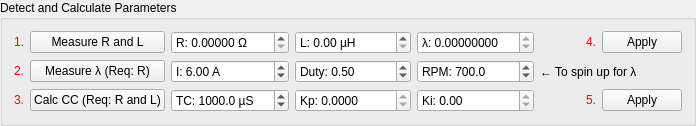
               <widget class="QGroupBox" name="groupBox_44">
                <property name="toolTip">
                 <string>&lt;html&gt;&lt;head/&gt;&lt;body&gt;&lt;p&gt;&lt;span style=&quot; font-weight:600;&quot;&gt;Detect and Calculate Parameters&lt;/span&gt; = to detect the right parameters for FOC you need to do a motor detection. Press the Buttons in the order of the red numbers. The two Measure processes need a little time. So just wait for 30 seconds after you pressed one of those Buttons.&lt;/p&gt;&lt;p&gt;When the last &amp;quot;Apply&amp;quot; Button is pressed you need to press the &amp;quot;Write configuration&amp;quot; Button to write the values to the VESC.&lt;br/&gt;&lt;br/&gt;ATTENTION: The remote needs to be disabled in the Application Tab. Otherwise the motor detection gets disturbed.&lt;/p&gt;&lt;/body&gt;&lt;/html&gt;</string>
                </property>
                <property name="title">
                 <string>Detect and Calculate Parameters</string>
                </property>
                <layout class="QGridLayout" name="gridLayout_45">
                 <item row="0" column="5">
                  <spacer name="horizontalSpacer_29">
                   <property name="orientation">
                    <enum>Qt::Horizontal</enum>
                   </property>
                   <property name="sizeHint" stdset="0">
                    <size>
                     <width>40</width>
                     <height>20</height>
                    </size>
                   </property>
                  </spacer>
                 </item>
                 <item row="3" column="2">
                  <widget class="QDoubleSpinBox" name="mcconfFocCalcCCTcBox">
                   <property name="prefix">
                    <string>TC: </string>
                   </property>
                   <property name="suffix">
                    <string> µS</string>
                   </property>
                   <property name="decimals">
                    <number>1</number>
                   </property>
                   <property name="maximum">
                    <double>100000.000000000000000</double>
                   </property>
                   <property name="singleStep">
                    <double>10.000000000000000</double>
                   </property>
                   <property name="value">
                    <double>1000.000000000000000</double>
                   </property>
                  </widget>
                 </item>
                 <item row="2" column="1">
                  <widget class="QPushButton" name="mcconfFocMeasureLinkageButton">
                   <property name="toolTip">
                    <string>&lt;html&gt;&lt;head/&gt;&lt;body&gt;&lt;p&gt;Spin up the motor using BLDC delay commutation and measure the flux linkage. The motor resistance is required to compensate for load, so it should be measured or entered first.&lt;/p&gt;&lt;/body&gt;&lt;/html&gt;</string>
                   </property>
                   <property name="text">
                    <string>Measure λ (Req: R)</string>
                   </property>
                  </widget>
                 </item>
                 <item row="0" column="1">
                  <widget class="QPushButton" name="mcconfFocMeasureRLButton">
                   <property name="toolTip">
                    <string>Measure the motor resistance and inductance.</string>
                   </property>
                   <property name="text">
                    <string>Measure R and L</string>
                   </property>
                  </widget>
                 </item>
                 <item row="0" column="2">
                  <widget class="QDoubleSpinBox" name="mcconfFocDetectRBox">
                   <property name="prefix">
                    <string>R: </string>
                   </property>
                   <property name="suffix">
                    <string> Ω</string>
                   </property>
                   <property name="decimals">
                    <number>5</number>
                   </property>
                   <property name="maximum">
                    <double>1000.000000000000000</double>
                   </property>
                   <property name="singleStep">
                    <double>0.001000000000000</double>
                   </property>
                  </widget>
                 </item>
                 <item row="0" column="3">
                  <widget class="QDoubleSpinBox" name="mcconfFocDetectLBox">
                   <property name="prefix">
                    <string>L: </string>
                   </property>
                   <property name="suffix">
                    <string> µH</string>
                   </property>
                   <property name="maximum">
                    <double>100000.000000000000000</double>
                   </property>
                  </widget>
                 </item>
                 <item row="0" column="7">
                  <widget class="QPushButton" name="mcconfFocApplyRLLambdaButton">
                   <property name="text">
                    <string>Apply</string>
                   </property>
                  </widget>
                 </item>
                 <item row="3" column="1">
                  <widget class="QPushButton" name="mcconfFocCalcCCButton">
                   <property name="toolTip">
                    <string>&lt;html&gt;&lt;head/&gt;&lt;body&gt;&lt;p&gt;Calculate Kp and Ki for the current control loop based on the motor resistance and inductance, and a desired time constant (TC) of the system.&lt;/p&gt;&lt;/body&gt;&lt;/html&gt;</string>
                   </property>
                   <property name="text">
                    <string>Calc CC (Req: R and L)</string>
                   </property>
                  </widget>
                 </item>
                 <item row="3" column="7">
                  <widget class="QPushButton" name="mcconfFocCalcCCApplyButton">
                   <property name="text">
                    <string>Apply</string>
                   </property>
                  </widget>
                 </item>
                 <item row="0" column="4">
                  <widget class="QDoubleSpinBox" name="mcconfFocDetectLinkageBox">
                   <property name="readOnly">
                    <bool>true</bool>
                   </property>
                   <property name="prefix">
                    <string>λ: </string>
                   </property>
                   <property name="decimals">
                    <number>8</number>
                   </property>
                   <property name="maximum">
                    <double>100.000000000000000</double>
                   </property>
                   <property name="singleStep">
                    <double>0.000100000000000</double>
                   </property>
                   <property name="value">
                    <double>0.000000000000000</double>
                   </property>
                  </widget>
                 </item>
                 <item row="3" column="4">
                  <widget class="QDoubleSpinBox" name="mcconfFocCalcKiBox">
                   <property name="readOnly">
                    <bool>true</bool>
                   </property>
                   <property name="prefix">
                    <string>Ki: </string>
                   </property>
                   <property name="maximum">
                    <double>100000.000000000000000</double>
                   </property>
                  </widget>
                 </item>
                 <item row="3" column="3">
                  <widget class="QDoubleSpinBox" name="mcconfFocCalcKpBox">
                   <property name="readOnly">
                    <bool>true</bool>
                   </property>
                   <property name="prefix">
                    <string>Kp: </string>
                   </property>
                   <property name="decimals">
                    <number>4</number>
                   </property>
                   <property name="maximum">
                    <double>1000.000000000000000</double>
                   </property>
                   <property name="singleStep">
                    <double>0.010000000000000</double>
                   </property>
                  </widget>
                 </item>
                 <item row="2" column="2">
                  <widget class="QDoubleSpinBox" name="mcconfFocDetectCurrentBox">
                   <property name="toolTip">
                    <string>For measuring flux linkage:  The current to use.</string>
                   </property>
                   <property name="prefix">
                    <string>I: </string>
                   </property>
                   <property name="suffix">
                    <string> A</string>
                   </property>
                   <property name="maximum">
                    <double>150.000000000000000</double>
                   </property>
                   <property name="value">
                    <double>6.000000000000000</double>
                   </property>
                  </widget>
                 </item>
                 <item row="2" column="3">
                  <widget class="QDoubleSpinBox" name="mcconfFocDetectDutyBox">
                   <property name="toolTip">
                    <string>For measuring flux linkage:  Duty cycle to measure flux linkage at.</string>
                   </property>
                   <property name="prefix">
                    <string>Duty: </string>
                   </property>
                   <property name="maximum">
                    <double>1.000000000000000</double>
                   </property>
                   <property name="singleStep">
                    <double>0.010000000000000</double>
                   </property>
                   <property name="value">
                    <double>0.500000000000000</double>
                   </property>
                  </widget>
                 </item>
                 <item row="2" column="4">
                  <widget class="QDoubleSpinBox" name="mcconfFocDetectMinRpmBox">
                   <property name="toolTip">
                    <string>For measuring flux linkage: The minimum RPM to start the motor with.</string>
                   </property>
                   <property name="prefix">
                    <string>RPM: </string>
                   </property>
                   <property name="decimals">
                    <number>1</number>
                   </property>
                   <property name="maximum">
                    <double>10000.000000000000000</double>
                   </property>
                   <property name="singleStep">
                    <double>10.000000000000000</double>
                   </property>
                   <property name="value">
                    <double>700.000000000000000</double>
                   </property>
                  </widget>
                 </item>
                 <item row="2" column="5" colspan="3">
                  <widget class="QLabel" name="label_93">
                   <property name="text">
                    <string>← To spin up for λ</string>
                   </property>
                  </widget>
                 </item>
                 <item row="0" column="0">
                  <widget class="QLabel" name="label_108">
                   <property name="text">
                    <string>&lt;html&gt;&lt;head/&gt;&lt;body&gt;&lt;p&gt;&lt;span style=&quot; color:#ff0000;&quot;&gt;1.&lt;/span&gt;&lt;/p&gt;&lt;/body&gt;&lt;/html&gt;</string>
                   </property>
                  </widget>
                 </item>
                 <item row="2" column="0">
                  <widget class="QLabel" name="label_109">
                   <property name="text">
                    <string>&lt;html&gt;&lt;head/&gt;&lt;body&gt;&lt;p&gt;&lt;span style=&quot; color:#ff0000;&quot;&gt;2.&lt;/span&gt;&lt;/p&gt;&lt;/body&gt;&lt;/html&gt;</string>
                   </property>
                  </widget>
                 </item>
                 <item row="3" column="0">
                  <widget class="QLabel" name="label_111">
                   <property name="text">
                    <string>&lt;html&gt;&lt;head/&gt;&lt;body&gt;&lt;p&gt;&lt;span style=&quot; color:#ff0000;&quot;&gt;3.&lt;/span&gt;&lt;/p&gt;&lt;/body&gt;&lt;/html&gt;</string>
                   </property>
                  </widget>
                 </item>
                 <item row="0" column="6">
                  <widget class="QLabel" name="label_112">
                   <property name="text">
                    <string>&lt;html&gt;&lt;head/&gt;&lt;body&gt;&lt;p&gt;&lt;span style=&quot; color:#ff0000;&quot;&gt;4.&lt;/span&gt;&lt;/p&gt;&lt;/body&gt;&lt;/html&gt;</string>
                   </property>
                  </widget>
                 </item>
                 <item row="3" column="6">
                  <widget class="QLabel" name="label_114">
                   <property name="text">
                    <string>&lt;html&gt;&lt;head/&gt;&lt;body&gt;&lt;p&gt;&lt;span style=&quot; color:#ff0000;&quot;&gt;5.&lt;/span&gt;&lt;/p&gt;&lt;/body&gt;&lt;/html&gt;</string>
                   </property>
                  </widget>
                 </item>
                </layout>
               </widget>
